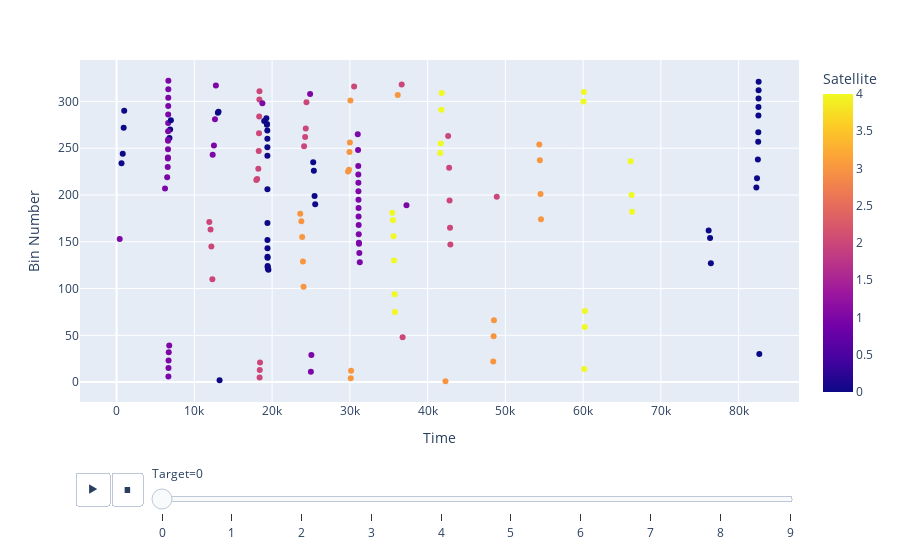

Write notebook code for a chart like this one.
### Code cell
fig = px.scatter(stk_object.Planned_Data.sort_values(by="Target"),x="Time",y="Bin Number",hover_data="Bin Number",color="Satellite",animation_frame="Target")
fig.show()

### Figure 1 — Plotly figure (JSON) as saved in the notebook; plotly's stock layout.template omitted (floating-point values rounded to 4 significant figures; data arrays with more than 128 entries replaced by an {"elided": "..."} marker saying what was removed)
{"data": [{"hovertemplate": "Target=0<br>Time=%{x}<br>Bin Number=%{y}<br>Satellite=%{marker.color}<extra></extra>", "legendgroup": "", "marker": {"color": {"elided": "159 int values"}, "coloraxis": "coloraxis", "symbol": "circle"}, "mode": "markers", "name": "", "orientation": "v", "showlegend": false, "type": "scatter", "x": {"elided": "159 float values"}, "xaxis": "x", "y": {"elided": "159 int values"}, "yaxis": "y"}], "layout": {"coloraxis": {"colorbar": {"title": {"text": "Satellite"}}, "colorscale": [[0, "#0d0887"], [0.1111, "#46039f"], [0.2222, "#7201a8"], [0.3333, "#9c179e"], [0.4444, "#bd3786"], [0.5556, "#d8576b"], [0.6667, "#ed7953"], [0.7778, "#fb9f3a"], [0.8889, "#fdca26"], [1, "#f0f921"]]}, "legend": {"tracegroupgap": 0}, "margin": {"t": 60}, "sliders": [{"active": 0, "currentvalue": {"prefix": "Target="}, "len": 0.9, "pad": {"b": 10, "t": 60}, "steps": [{"args": [["0"], {"frame": {"duration": 0, "redraw": false}, "fromcurrent": true, "mode": "immediate", "transition": {"duration": 0, "easing": "linear"}}], "label": "0", "method": "animate"}, {"args": [["1"], {"frame": {"duration": 0, "redraw": false}, "fromcurrent": true, "mode": "immediate", "transition": {"duration": 0, "easing": "linear"}}], "label": "1", "method": "animate"}, {"args": [["2"], {"frame": {"duration": 0, "redraw": false}, "fromcurrent": true, "mode": "immediate", "transition": {"duration": 0, "easing": "linear"}}], "label": "2", "method": "animate"}, {"args": [["3"], {"frame": {"duration": 0, "redraw": false}, "fromcurrent": true, "mode": "immediate", "transition": {"duration": 0, "easing": "linear"}}], "label": "3", "method": "animate"}, {"args": [["4"], {"frame": {"duration": 0, "redraw": false}, "fromcurrent": true, "mode": "immediate", "transition": {"duration": 0, "easing": "linear"}}], "label": "4", "method": "animate"}, {"args": [["5"], {"frame": {"duration": 0, "redraw": false}, "fromcurrent": true, "mode": "immediate", "transition": {"duration": 0, "easing": "linear"}}], "label": "5", "method": "animate"}, {"args": [["6"], {"frame": {"duration": 0, "redraw": false}, "fromcurrent": true, "mode": "immediate", "transition": {"duration": 0, "easing": "linear"}}], "label": "6", "method": "animate"}, {"args": [["7"], {"frame": {"duration": 0, "redraw": false}, "fromcurrent": true, "mode": "immediate", "transition": {"duration": 0, "easing": "linear"}}], "label": "7", "method": "animate"}, {"args": [["8"], {"frame": {"duration": 0, "redraw": false}, "fromcurrent": true, "mode": "immediate", "transition": {"duration": 0, "easing": "linear"}}], "label": "8", "method": "animate"}, {"args": [["9"], {"frame": {"duration": 0, "redraw": false}, "fromcurrent": true, "mode": "immediate", "transition": {"duration": 0, "easing": "linear"}}], "label": "9", "method": "animate"}], "x": 0.1, "xanchor": "left", "y": 0, "yanchor": "top"}], "updatemenus": [{"buttons": [{"args": [null, {"frame": {"duration": 500, "redraw": false}, "fromcurrent": true, "mode": "immediate", "transition": {"duration": 500, "easing": "linear"}}], "label": "&#9654;", "method": "animate"}, {"args": [[null], {"frame": {"duration": 0, "redraw": false}, "fromcurrent": true, "mode": "immediate", "transition": {"duration": 0, "easing": "linear"}}], "label": "&#9724;", "method": "animate"}], "direction": "left", "pad": {"r": 10, "t": 70}, "showactive": false, "type": "buttons", "x": 0.1, "xanchor": "right", "y": 0, "yanchor": "top"}], "xaxis": {"anchor": "y", "domain": [0, 1], "title": {"text": "Time"}}, "yaxis": {"anchor": "x", "domain": [0, 1], "title": {"text": "Bin Number"}}}}
